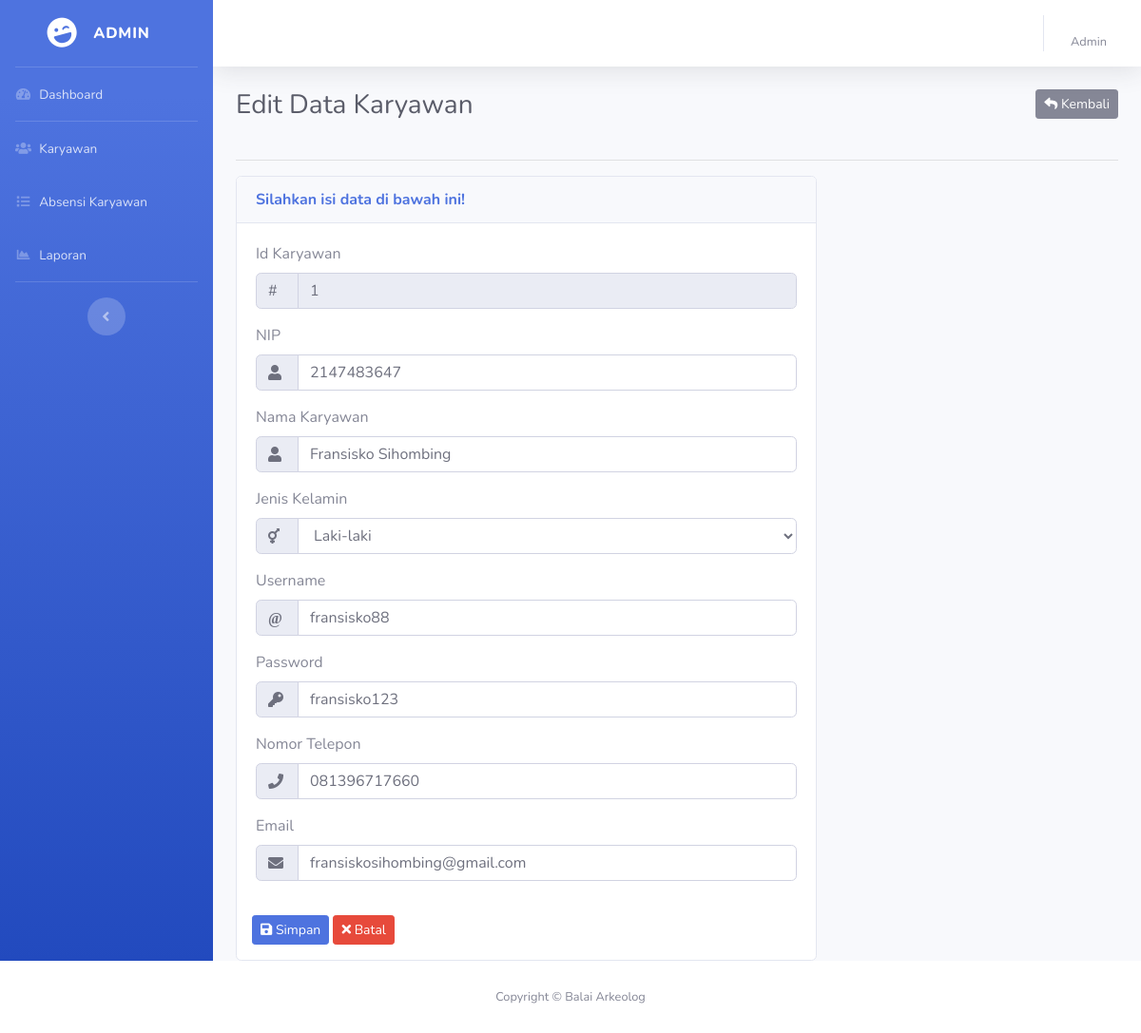
/admin/edit_karyawan.php?id=1 (signed in), run on the app's committed database.
### tables this page shows
CREATE TABLE `user` (
  `id` int(11) NOT NULL,
  `nip` int(20) NOT NULL,
  `nama` varchar(100) NOT NULL,
  `username` varchar(100) NOT NULL,
  `jenkel` varchar(100) NOT NULL,
  `password` varchar(100) NOT NULL,
  `email` varchar(100) NOT NULL,
  `no_hp` varchar(20) NOT NULL,
  `img` varchar(200) NOT NULL
);

### admin/edit_karyawan.php (the view, shortened to what this page needs)
<?php
require_once '../koneksi.php';
$id = $_GET['id'];
$query = mysqli_query($conn, "SELECT * FROM user WHERE id = $id");
$plgn = mysqli_fetch_assoc($query);
?>
<!DOCTYPE html>
<html lang="en">
<head>
  <link href="../_template/vendor/fontawesome-free/css/all.min.css" rel="stylesheet" type="text/css">
  <link href="../_template/css/sb-admin-2.min.css" rel="stylesheet">
</head>
<body id="page-top">
  <div id="wrapper">
    <?php require_once 'sidebar.php'; ?>
    <div id="content-wrapper" class="d-flex flex-column">
      <div id="content">
        <nav class="navbar navbar-expand navbar-light bg-white topbar mb-4 static-top shadow">
          <?php require_once 'topnav.php'; ?>
        </nav>
        <div class="container-fluid">
          <div class="clearfix">
            <h1 class="h3 mb-4 text-gray-800 float-left">Edit Data Karyawan</h1>
            <a href="data_karyawan.php" class="btn btn-secondary btn-sm float-right"><i class="fas fa-reply"></i> Kembali</a>
          </div>
          <hr>
          <div class="row">
            <div class="col-md-8">
              <div class="card">
                <div class="card-header">
                  <span class="text-primary"><strong>Silahkan isi data di bawah ini!</strong></span>
                </div>
                <div class="card-body">
                  <form action="proses_edit_karyawan.php?" method="POST">
                  <div class="form-group">
                      <label for="nis">Id Karyawan </label>
                      <div class="input-group">
                        <div class="input-group-prepend">
                          <div class="input-group-text">#</div>
                        </div>
                        <input type="text" class="form-control" placeholder="" name="id" autocomplete="off" required="required" value="<?php echo $plgn['id'] ?>" readonly>
                      </div>
                    </div>
                    <div class="form-group">
                      <label for="nama">NIP</label>
                      <div class="input-group">
                        <div class="input-group-prepend">
                          <div class="input-group-text"><i class="fas fa-user"></i></div>
                        </div>
                        <input type="text" class="form-control" value="<?php echo $plgn['nip']; ?>" placeholder="Masukan Nama" name="nip" autocomplete="off" required="required">
                      </div>
                    </div>
                  <div class="form-group">
                      <label for="nama">Nama Karyawan</label>
                      <div class="input-group">
                        <div class="input-group-prepend">
                          <div class="input-group-text"><i class="fas fa-user"></i></div>
                        </div>
                        <input type="text" class="form-control" value="<?php echo $plgn['nama']; ?>" placeholder="Masukan Nama" name="nama" autocomplete="off" required="required">
                      </div>
                    </div>
                    <div class="form-group">
                      <label for="agama">Jenis Kelamin</label>
                      <div class="input-group">
                        <div class="input-group-prepend">
                          <div class="input-group-text"><i class="fas fa-transgender"></i></div>
                        </div>
                        <select name="jenkel" class="form-control">
                          <option value="L" <?php if ($plgn['jenkel']  == 'L') {
                                              echo "selected";
                                            } ?>>Laki-laki</option>
                        </select>
                      </div>
                    </div>
                    <div class="form-group">
                      <label for="nama">Username</label>
                      <div class="input-group">
                        <div class="input-group-prepend">
                          <div class="input-group-text"><i class="fas">@</i></div>
                        </div>
                        <input type="text" value="<?php echo $plgn['username']; ?>" class="form-control" placeholder="Masukan Username" name="username" autocomplete="off" required="required">
                      </div>
                    </div>
                    <div class="form-group">
                      <label for="nama">Password</label>
                      <div class="input-group">
                        <div class="input-group-prepend">
                          <div class="input-group-text"><i class="fas fa-key"></i></div>
                        </div>
                        <input type="text" value="<?php echo $plgn['password']; ?>" class="form-control" placeholder="Masukan Password" name="password" autocomplete="off" required="required">
                      </div>
                    </div>
                    <div class="form-group">
                      <label for="nama">Nomor Telepon</label>
                      <div class="input-group">
                        <div class="input-group-prepend">
                          <div class="input-group-text"><i class="fas fa-phone"></i></div>
                        </div>
                        <input type="text" value="<?php echo $plgn['no_hp']; ?>" class="form-control" placeholder="Masukan Telepon" name="no_hp" autocomplete="off" required="required">
                      </div>
                    </div>
                    <div class="form-group">
                      <label for="nama">Email</label>
                      <div class="input-group">
                        <div class="input-group-prepend">
                          <div class="input-group-text"><i class="fas fa-envelope"></i></div>
                        </div>
                        <input type="text" value="<?php echo $plgn['email']; ?>" class="form-control" placeholder="Masukan Email" name="email" autocomplete="off" required="required">
                      </div>
                    </div>
                    </div>
                        <div class="ml-3 form-group">
                        <button type="submit" class="btn btn-primary btn-sm" name="simpan"><i class="fas fa-save"></i> Simpan</button>
                        <button type="reset" class="btn btn-danger btn-sm"><i class="fas fa-times"></i> Batal</button>
                      </div>
                </div>
              </div>
            </div>
          </div>
        </div>
      </div>
    </div>
    <footer class="sticky-footer bg-white">
      <div class="container my-auto">
        <div class="copyright text-center my-auto">
          <span>Copyright &copy; <?php echo $_SESSION['app_name']; ?> </span>
        </div>
      </div>
    </footer>
</body>
</html>

### admin/edit_karyawan.php (style rules this page uses)
.input-group-text { width: 45px; }

### data on the page
user: id "1", nip "2147483647", nama "Fransisko Sihombing", jenkel "Laki-laki", username "fransisko88", password "fransisko123", no_hp "081396717660", email "fransiskosihombing@gmail.com"

### other printed values
$kelas1 "ADMIN"
$_SESSION['auth']['role_user'] "Admin"
$_SESSION['app_name'] "Balai Arkeolog"
